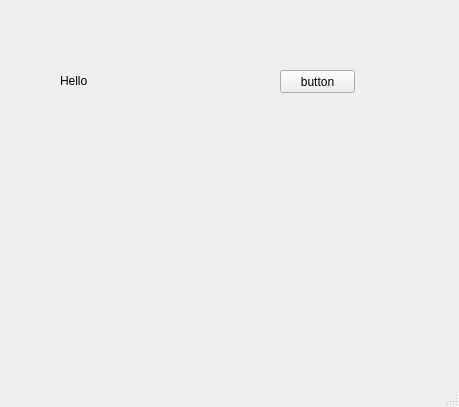
<?xml version="1.0" encoding="UTF-8"?>
<ui version="4.0">
 <class>MainWindow</class>
 <widget class="QMainWindow" name="MainWindow">
  <property name="geometry">
   <rect>
    <x>0</x>
    <y>0</y>
    <width>459</width>
    <height>407</height>
   </rect>
  </property>
  <property name="windowTitle">
   <string>MainWindow</string>
  </property>
  <widget class="QWidget" name="centralwidget">
   <widget class="QLabel" name="label">
    <property name="geometry">
     <rect>
      <x>60</x>
      <y>60</y>
      <width>80</width>
      <height>41</height>
     </rect>
    </property>	
    <property name="text">
     <string>Hello</string>
    </property>
   </widget>
   <widget class="QPushButton" name="pushButton">
    <property name="geometry">
     <rect>
      <x>280</x>
      <y>70</y>
      <width>75</width>
      <height>23</height>
     </rect>
    </property>
    <property name="text">
     <string>button</string>
    </property>
   </widget>
  </widget>
  <widget class="QMenuBar" name="menubar">
   <property name="geometry">
    <rect>
     <x>0</x>
     <y>0</y>
     <width>459</width>
     <height>21</height>
    </rect>
   </property>
  </widget>
  <widget class="QStatusBar" name="statusbar"/>
 </widget>
 <resources/>
 <connections/>
</ui>
